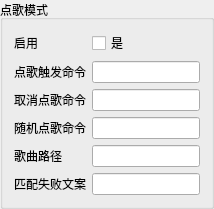
             <widget class="QGroupBox" name="groupBox_choose_song">
              <property name="title">
               <string>点歌模式</string>
              </property>
              <layout class="QGridLayout" name="gridLayout_34">
               <item row="0" column="0">
                <layout class="QGridLayout" name="gridLayout_33">
                 <item row="2" column="0">
                  <widget class="QLabel" name="label_choose_song_stop_cmd">
                   <property name="text">
                    <string>取消点歌命令</string>
                   </property>
                  </widget>
                 </item>
                 <item row="1" column="1">
                  <widget class="QLineEdit" name="lineEdit_choose_song_start_cmd"/>
                 </item>
                 <item row="4" column="0">
                  <widget class="QLabel" name="label_choose_song_song_path">
                   <property name="text">
                    <string>歌曲路径</string>
                   </property>
                  </widget>
                 </item>
                 <item row="0" column="1">
                  <widget class="QCheckBox" name="checkBox_choose_song_enable">
                   <property name="text">
                    <string>是</string>
                   </property>
                  </widget>
                 </item>
                 <item row="4" column="1">
                  <widget class="QLineEdit" name="lineEdit_choose_song_song_path"/>
                 </item>
                 <item row="1" column="0">
                  <widget class="QLabel" name="label_choose_song_start_cmd">
                   <property name="text">
                    <string>点歌触发命令</string>
                   </property>
                  </widget>
                 </item>
                 <item row="0" column="0">
                  <widget class="QLabel" name="label_choose_song_enable">
                   <property name="text">
                    <string>启用</string>
                   </property>
                  </widget>
                 </item>
                 <item row="5" column="0">
                  <widget class="QLabel" name="label_choose_song_match_fail_copy">
                   <property name="text">
                    <string>匹配失败文案</string>
                   </property>
                  </widget>
                 </item>
                 <item row="2" column="1">
                  <widget class="QLineEdit" name="lineEdit_choose_song_stop_cmd"/>
                 </item>
                 <item row="5" column="1">
                  <widget class="QLineEdit" name="lineEdit_choose_song_match_fail_copy"/>
                 </item>
                 <item row="3" column="1">
                  <widget class="QLineEdit" name="lineEdit_choose_song_random_cmd"/>
                 </item>
                 <item row="3" column="0">
                  <widget class="QLabel" name="label_choose_song_random_cmd">
                   <property name="text">
                    <string>随机点歌命令</string>
                   </property>
                  </widget>
                 </item>
                </layout>
               </item>
              </layout>
             </widget>
